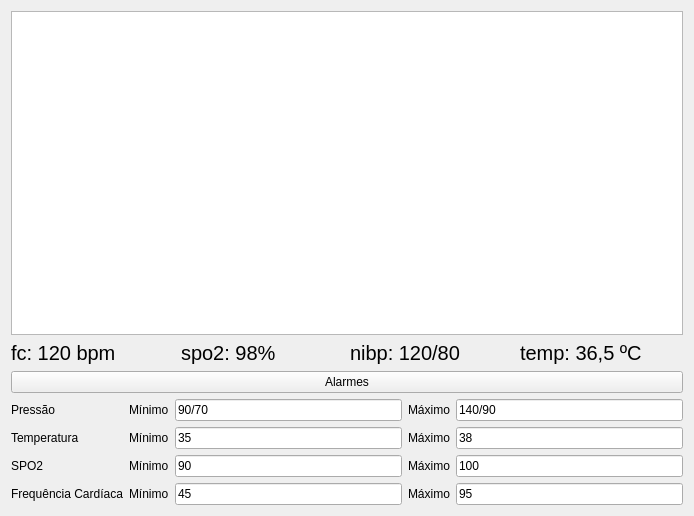
<?xml version="1.0" encoding="UTF-8"?>
<ui version="4.0">
 <class>SoloMonitForm</class>
 <widget class="QWidget" name="SoloMonitForm">
  <property name="geometry">
   <rect>
    <x>0</x>
    <y>0</y>
    <width>694</width>
    <height>516</height>
   </rect>
  </property>
  <property name="windowTitle">
   <string>Monitor de Sinais Vitais</string>
  </property>
  <layout class="QGridLayout" name="gridLayout_4">
   <item row="4" column="0">
    <layout class="QGridLayout" name="gridLayout_alarms">
     <item row="2" column="1">
      <widget class="QLabel" name="label_29">
       <property name="text">
        <string>Mínimo</string>
       </property>
      </widget>
     </item>
     <item row="2" column="0">
      <widget class="QLabel" name="label_30">
       <property name="text">
        <string>SPO2</string>
       </property>
      </widget>
     </item>
     <item row="0" column="1">
      <widget class="QLabel" name="label_31">
       <property name="text">
        <string>Mínimo</string>
       </property>
      </widget>
     </item>
     <item row="0" column="2">
      <widget class="QLineEdit" name="edtMinPres_3">
       <property name="text">
        <string>90/70</string>
       </property>
      </widget>
     </item>
     <item row="0" column="3">
      <widget class="QLabel" name="label_32">
       <property name="text">
        <string>Máximo</string>
       </property>
      </widget>
     </item>
     <item row="0" column="4">
      <widget class="QLineEdit" name="edtMaxPres_3">
       <property name="text">
        <string>140/90</string>
       </property>
      </widget>
     </item>
     <item row="1" column="0">
      <widget class="QLabel" name="label_33">
       <property name="text">
        <string>Temperatura</string>
       </property>
      </widget>
     </item>
     <item row="1" column="3">
      <widget class="QLabel" name="label_34">
       <property name="text">
        <string>Máximo</string>
       </property>
      </widget>
     </item>
     <item row="1" column="1">
      <widget class="QLabel" name="label_36">
       <property name="text">
        <string>Mínimo</string>
       </property>
      </widget>
     </item>
     <item row="2" column="3">
      <widget class="QLabel" name="label_37">
       <property name="text">
        <string>Máximo</string>
       </property>
      </widget>
     </item>
     <item row="3" column="0">
      <widget class="QLabel" name="label_38">
       <property name="text">
        <string>Frequência Cardíaca</string>
       </property>
      </widget>
     </item>
     <item row="3" column="1">
      <widget class="QLabel" name="label_39">
       <property name="text">
        <string>Mínimo</string>
       </property>
      </widget>
     </item>
     <item row="3" column="3">
      <widget class="QLabel" name="label_40">
       <property name="text">
        <string>Máximo</string>
       </property>
      </widget>
     </item>
     <item row="1" column="2">
      <widget class="QLineEdit" name="edtMinTemp_3">
       <property name="text">
        <string>35</string>
       </property>
      </widget>
     </item>
     <item row="1" column="4">
      <widget class="QLineEdit" name="edtMaxTemp_3">
       <property name="text">
        <string>38</string>
       </property>
      </widget>
     </item>
     <item row="2" column="2">
      <widget class="QLineEdit" name="edtMinOxi_3">
       <property name="text">
        <string>90</string>
       </property>
      </widget>
     </item>
     <item row="2" column="4">
      <widget class="QLineEdit" name="edtMaxOxi_3">
       <property name="text">
        <string>100</string>
       </property>
      </widget>
     </item>
     <item row="3" column="2">
      <widget class="QLineEdit" name="edtMinFc_3">
       <property name="text">
        <string>45</string>
       </property>
      </widget>
     </item>
     <item row="3" column="4">
      <widget class="QLineEdit" name="edtMaxFc_3">
       <property name="text">
        <string>95</string>
       </property>
      </widget>
     </item>
     <item row="0" column="0">
      <widget class="QLabel" name="label_35">
       <property name="text">
        <string>Pressão</string>
       </property>
      </widget>
     </item>
    </layout>
   </item>
   <item row="3" column="0">
    <layout class="QHBoxLayout" name="horizontalLayout_6">
     <item>
      <widget class="QPushButton" name="btnalarm">
       <property name="enabled">
        <bool>true</bool>
       </property>
       <property name="text">
        <string>Alarmes</string>
       </property>
      </widget>
     </item>
    </layout>
   </item>
   <item row="0" column="0">
    <layout class="QHBoxLayout" name="horizontalLayout_2">
     <item>
      <widget class="PlotWidget" name="ecgchart"/>
     </item>
    </layout>
   </item>
   <item row="1" column="0">
    <layout class="QHBoxLayout" name="horizontalLayout">
     <item>
      <widget class="QLabel" name="lblbpm">
       <property name="font">
        <font>
         <pointsize>15</pointsize>
        </font>
       </property>
       <property name="text">
        <string>fc: 120 bpm</string>
       </property>
      </widget>
     </item>
     <item>
      <widget class="QLabel" name="lblspo">
       <property name="font">
        <font>
         <pointsize>15</pointsize>
        </font>
       </property>
       <property name="text">
        <string>spo2: 98%</string>
       </property>
      </widget>
     </item>
     <item>
      <widget class="QLabel" name="lblnibp">
       <property name="font">
        <font>
         <pointsize>15</pointsize>
        </font>
       </property>
       <property name="text">
        <string>nibp: 120/80</string>
       </property>
      </widget>
     </item>
     <item>
      <widget class="QLabel" name="lbltemp">
       <property name="font">
        <font>
         <pointsize>15</pointsize>
        </font>
       </property>
       <property name="text">
        <string>temp: 36,5 ºC</string>
       </property>
      </widget>
     </item>
    </layout>
   </item>
  </layout>
  <zorder>horizontalLayoutWidget_2</zorder>
  <zorder>horizontalLayoutWidget</zorder>
  <zorder>lblnibp</zorder>
  <zorder>horizontalSpacer_2</zorder>
  <zorder>label_2</zorder>
  <zorder>layoutWidget</zorder>
  <zorder>label_35</zorder>
  <zorder>label_35</zorder>
  <zorder>horizontalLayoutWidget_3</zorder>
 </widget>
 <customwidgets>
  <customwidget>
   <class>PlotWidget</class>
   <extends>QGraphicsView</extends>
   <header>pyqtgraph</header>
  </customwidget>
 </customwidgets>
 <resources/>
 <connections/>
</ui>
